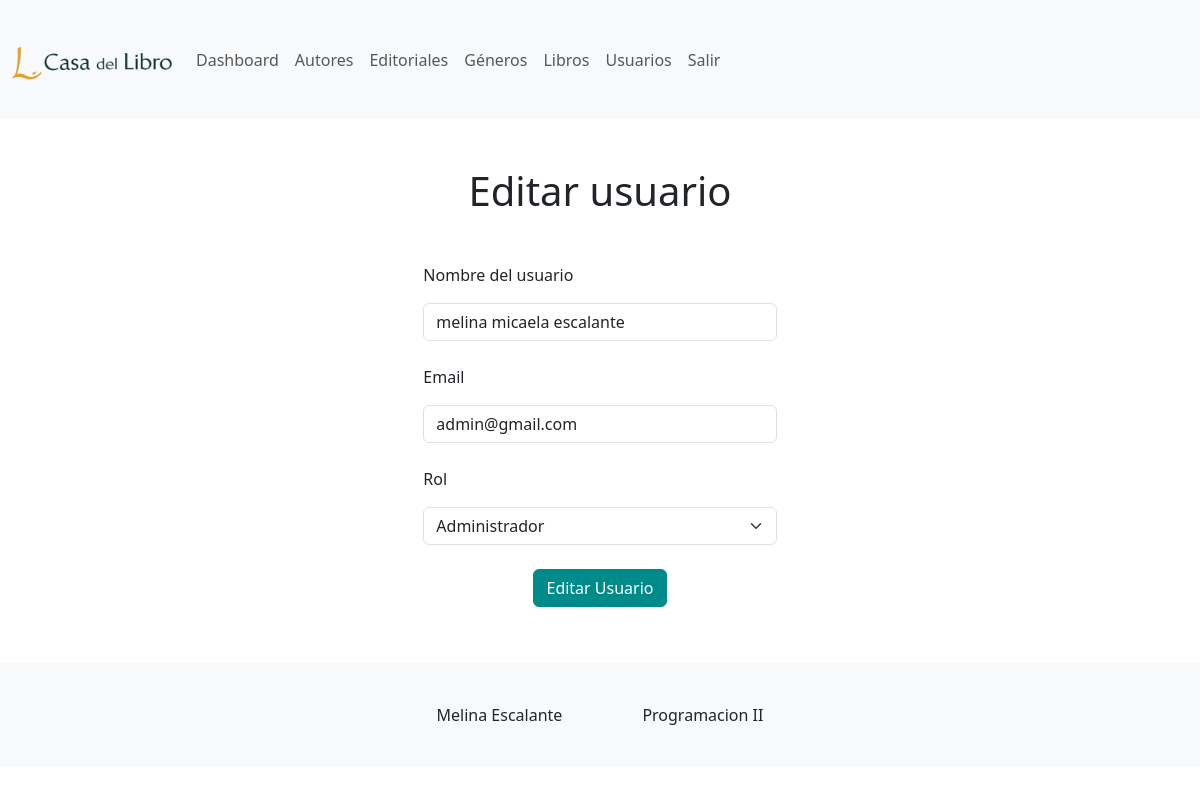
Before: /sitio/content/admin/index.php?view=edit_user&id=3 (signed in) with the older database file.
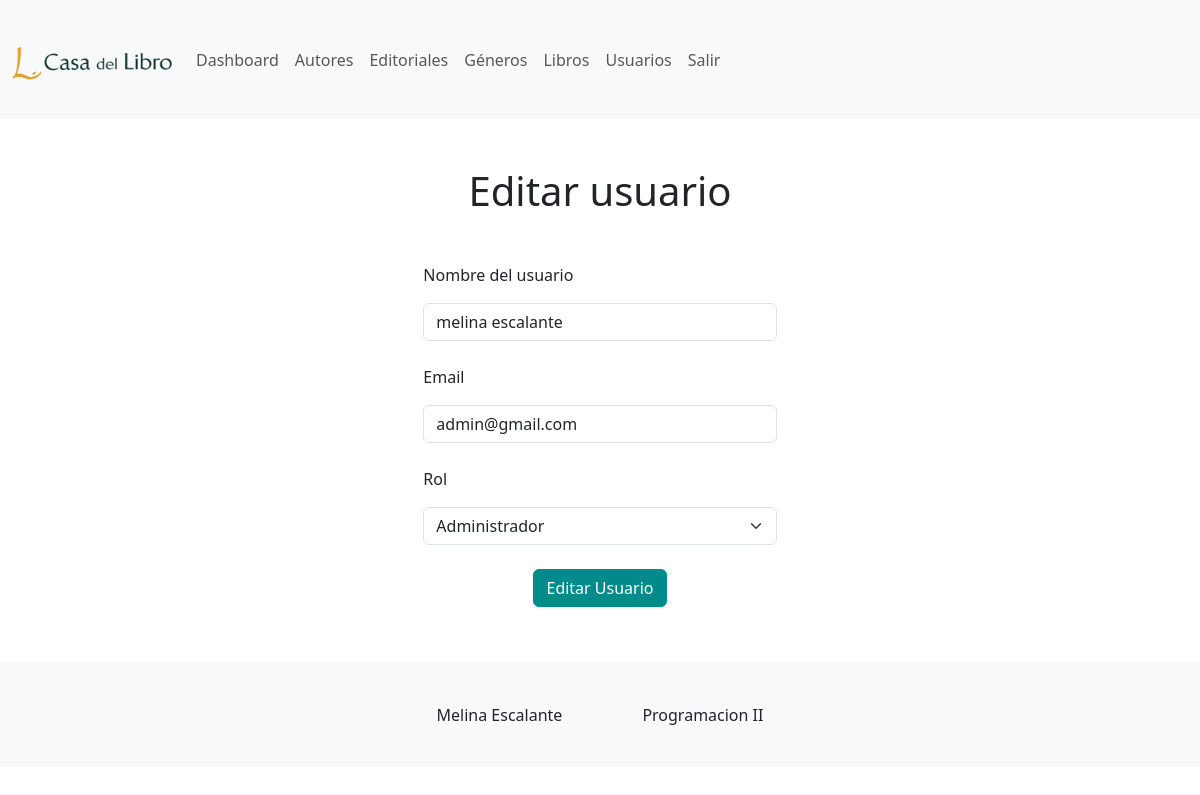
After: the same page with the newer database file.
### tables this page shows
CREATE TABLE `usuario` (
  `id` bigint(20) UNSIGNED NOT NULL,
  `nombre_completo` varchar(256) NOT NULL,
  `email` varchar(256) NOT NULL,
  `password` varchar(256) NOT NULL,
  `rol` enum('usuario','admin') NOT NULL
);

### sitio/content/class/Usuario.php (called while the page is built, shortened)
<?php
class Usuario
{
    protected $nombre_completo;
    protected $email;
    protected $rol;
    public function getNombreCompleto()
    {
        return $this->nombre_completo;
    }
    public function getEmail()
    {
        return $this->email;
    }
    public function getRol()
    {
        return $this->rol;
    }
    public function buscar_x_id($user)
    {
        $conexion = (new Conexion())->getConexion();
        $query = "SELECT * FROM usuario WHERE id = :user";
        $PDOStatement = $conexion->prepare($query);
        $PDOStatement->setFetchMode(PDO::FETCH_CLASS, self::class);
        $PDOStatement->execute(["user"=>htmlspecialchars($user) ]);
        $resultado = $PDOStatement->fetch();
        return isset($resultado) ? $resultado : null;
    }
}

### sitio/content/admin/views/edit_user.php (the view, shortened to what this page needs)
<?php
$id = $_GET['id'];
$user = (new Usuario())->buscar_x_id($id);
?>
<h1 class="text-center mt-5">Editar usuario</h1>
<form action="action/edit_user_acc.php" method="POST"
    class="container form-autor row">
    <div class="d-flex align-items-center flex-column">
        <div class="form-group col-12 col-lg-4 col-md-6">
            <label class="form-label mb-3" for="nombre">Nombre del usuario</label>
            <input type="text" class="form-control mb-4" id="nombre" name="nombre"
                value="<?= htmlspecialchars($user->getNombreCompleto()) ?>">
            <label class="form-label mb-3" for="Email">Email</label>
            <input type="email" class="form-control mb-4" id="email" name="email"
                value="<?= htmlspecialchars($user->getEmail()) ?>">
            <label class="form-label mb-3" for="nombre">Rol</label>
            <select name="rol" id="rol" class="form-select mb-2">
                <option <?= $user->getRol() == "admin" ? "selected" : "" ?> value="admin">
                    Administrador
                </option>
            </select>
        </div>
        <div>
            <button type="submit" class="btn btn-primary mt-3 mb-3">Editar Usuario</button>
        </div>
    </div>
</form>

Changed rows visible on the page:
changed usuario "admin@gmail.com": nombre "melina micaela escalante" → "melina escalante"
